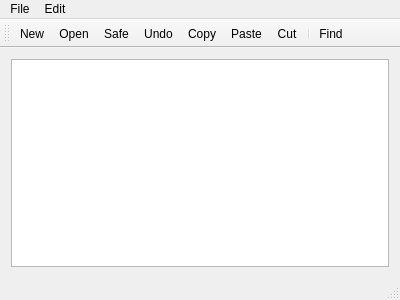
<?xml version="1.0" encoding="UTF-8"?>
<ui version="4.0">
 <class>MainWindow</class>
 <widget class="QMainWindow" name="MainWindow">
  <property name="geometry">
   <rect>
    <x>0</x>
    <y>0</y>
    <width>400</width>
    <height>300</height>
   </rect>
  </property>
  <property name="windowTitle">
   <string>WinLin</string>
  </property>
  <property name="windowIcon">
   <iconset resource="Resource.qrc">
    <normaloff>:/new/prefix1/actions/tools-check-spelling.png</normaloff>:/new/prefix1/actions/tools-check-spelling.png</iconset>
  </property>
  <widget class="QWidget" name="centralWidget">
   <layout class="QGridLayout" name="gridLayout">
    <item row="0" column="0">
     <widget class="QTextEdit" name="textEdit"/>
    </item>
   </layout>
  </widget>
  <widget class="QMenuBar" name="menuBar">
   <property name="geometry">
    <rect>
     <x>0</x>
     <y>0</y>
     <width>400</width>
     <height>25</height>
    </rect>
   </property>
   <widget class="QMenu" name="menuFile">
    <property name="title">
     <string>File</string>
    </property>
    <addaction name="actionNew"/>
    <addaction name="actionOpen"/>
    <addaction name="separator"/>
    <addaction name="actionSafe"/>
    <addaction name="actionSaveAS"/>
    <addaction name="separator"/>
    <addaction name="separator"/>
    <addaction name="actionExit"/>
   </widget>
   <widget class="QMenu" name="menuEdit">
    <property name="title">
     <string>Edit</string>
    </property>
    <addaction name="actionUndo"/>
    <addaction name="actionRedo"/>
    <addaction name="separator"/>
    <addaction name="actionCopy"/>
    <addaction name="actionCut"/>
    <addaction name="actionPaste"/>
    <addaction name="separator"/>
    <addaction name="actionFind"/>
    <addaction name="actionReplace"/>
   </widget>
   <addaction name="menuFile"/>
   <addaction name="menuEdit"/>
  </widget>
  <widget class="QToolBar" name="mainToolBar">
   <attribute name="toolBarArea">
    <enum>TopToolBarArea</enum>
   </attribute>
   <attribute name="toolBarBreak">
    <bool>false</bool>
   </attribute>
   <addaction name="actionNew"/>
   <addaction name="actionOpen"/>
   <addaction name="actionSafe"/>
   <addaction name="actionUndo"/>
   <addaction name="actionCopy"/>
   <addaction name="actionPaste"/>
   <addaction name="actionCut"/>
   <addaction name="separator"/>
   <addaction name="actionFind"/>
  </widget>
  <widget class="QStatusBar" name="statusBar"/>
  <action name="actionNew">
   <property name="icon">
    <iconset resource="Resource.qrc">
     <normaloff>:/new/prefix1/actions/document-new.png</normaloff>:/new/prefix1/actions/document-new.png</iconset>
   </property>
   <property name="text">
    <string>New</string>
   </property>
   <property name="shortcut">
    <string>Ctrl+N</string>
   </property>
   <property name="iconVisibleInMenu">
    <bool>true</bool>
   </property>
  </action>
  <action name="actionOpen">
   <property name="icon">
    <iconset resource="Resource.qrc">
     <normaloff>:/new/prefix1/actions/document-open.png</normaloff>:/new/prefix1/actions/document-open.png</iconset>
   </property>
   <property name="text">
    <string>Open</string>
   </property>
   <property name="shortcut">
    <string>Ctrl+O</string>
   </property>
   <property name="iconVisibleInMenu">
    <bool>true</bool>
   </property>
  </action>
  <action name="actionSafe">
   <property name="icon">
    <iconset resource="Resource.qrc">
     <normaloff>:/new/prefix1/actions/gtk-save.png</normaloff>:/new/prefix1/actions/gtk-save.png</iconset>
   </property>
   <property name="text">
    <string>Safe</string>
   </property>
   <property name="shortcut">
    <string>Ctrl+S</string>
   </property>
   <property name="iconVisibleInMenu">
    <bool>true</bool>
   </property>
  </action>
  <action name="actionUndo">
   <property name="icon">
    <iconset resource="Resource.qrc">
     <normaloff>:/new/prefix1/actions/stock_undo.png</normaloff>:/new/prefix1/actions/stock_undo.png</iconset>
   </property>
   <property name="text">
    <string>Undo</string>
   </property>
   <property name="shortcut">
    <string>Ctrl+Z</string>
   </property>
   <property name="iconVisibleInMenu">
    <bool>true</bool>
   </property>
  </action>
  <action name="actionCopy">
   <property name="icon">
    <iconset resource="Resource.qrc">
     <normaloff>:/new/prefix1/actions/editcopy.png</normaloff>:/new/prefix1/actions/editcopy.png</iconset>
   </property>
   <property name="text">
    <string>Copy</string>
   </property>
   <property name="shortcut">
    <string>Ctrl+C</string>
   </property>
   <property name="iconVisibleInMenu">
    <bool>true</bool>
   </property>
  </action>
  <action name="actionPaste">
   <property name="icon">
    <iconset resource="Resource.qrc">
     <normaloff>:/new/prefix1/actions/edit-paste.png</normaloff>:/new/prefix1/actions/edit-paste.png</iconset>
   </property>
   <property name="text">
    <string>Paste</string>
   </property>
   <property name="shortcut">
    <string>Ctrl+V</string>
   </property>
   <property name="iconVisibleInMenu">
    <bool>true</bool>
   </property>
  </action>
  <action name="actionCut">
   <property name="icon">
    <iconset resource="Resource.qrc">
     <normaloff>:/new/prefix1/actions/gtk-cut.png</normaloff>:/new/prefix1/actions/gtk-cut.png</iconset>
   </property>
   <property name="text">
    <string>Cut</string>
   </property>
   <property name="shortcut">
    <string>Ctrl+X</string>
   </property>
   <property name="iconVisibleInMenu">
    <bool>true</bool>
   </property>
  </action>
  <action name="actionFind">
   <property name="icon">
    <iconset resource="Resource.qrc">
     <normaloff>:/new/prefix1/actions/edit-find.png</normaloff>:/new/prefix1/actions/edit-find.png</iconset>
   </property>
   <property name="text">
    <string>Find</string>
   </property>
   <property name="shortcut">
    <string>Ctrl+F</string>
   </property>
   <property name="iconVisibleInMenu">
    <bool>true</bool>
   </property>
  </action>
  <action name="actionReplace">
   <property name="icon">
    <iconset resource="Resource.qrc">
     <normaloff>:/new/prefix1/actions/edit-find-replace.png</normaloff>:/new/prefix1/actions/edit-find-replace.png</iconset>
   </property>
   <property name="text">
    <string>Replace</string>
   </property>
   <property name="iconVisibleInMenu">
    <bool>true</bool>
   </property>
  </action>
  <action name="actionSaveAS">
   <property name="icon">
    <iconset resource="Resource.qrc">
     <normaloff>:/new/prefix1/actions/gtk-revert-to-saved-ltr.png</normaloff>:/new/prefix1/actions/gtk-revert-to-saved-ltr.png</iconset>
   </property>
   <property name="text">
    <string>SaveAS...</string>
   </property>
   <property name="iconVisibleInMenu">
    <bool>true</bool>
   </property>
  </action>
  <action name="actionExit">
   <property name="icon">
    <iconset resource="Resource.qrc">
     <normaloff>:/new/prefix1/actions/application-exit.png</normaloff>:/new/prefix1/actions/application-exit.png</iconset>
   </property>
   <property name="text">
    <string>Exit</string>
   </property>
   <property name="iconVisibleInMenu">
    <bool>true</bool>
   </property>
  </action>
  <action name="actionRedo">
   <property name="icon">
    <iconset resource="Resource.qrc">
     <normaloff>:/new/prefix1/actions/gtk-redo-ltr.png</normaloff>:/new/prefix1/actions/gtk-redo-ltr.png</iconset>
   </property>
   <property name="text">
    <string>Redo</string>
   </property>
   <property name="iconVisibleInMenu">
    <bool>true</bool>
   </property>
  </action>
 </widget>
 <layoutdefault spacing="6" margin="11"/>
 <resources>
  <include location="Resource.qrc"/>
 </resources>
 <connections/>
</ui>
